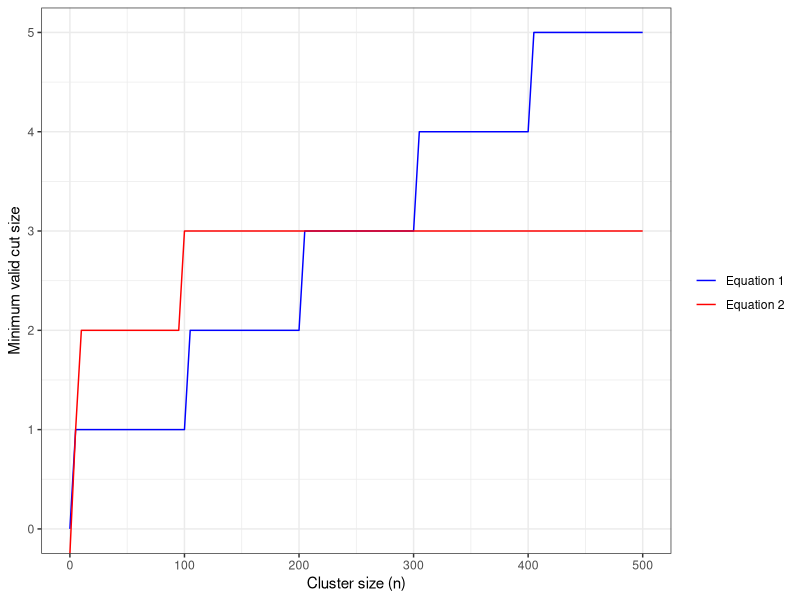
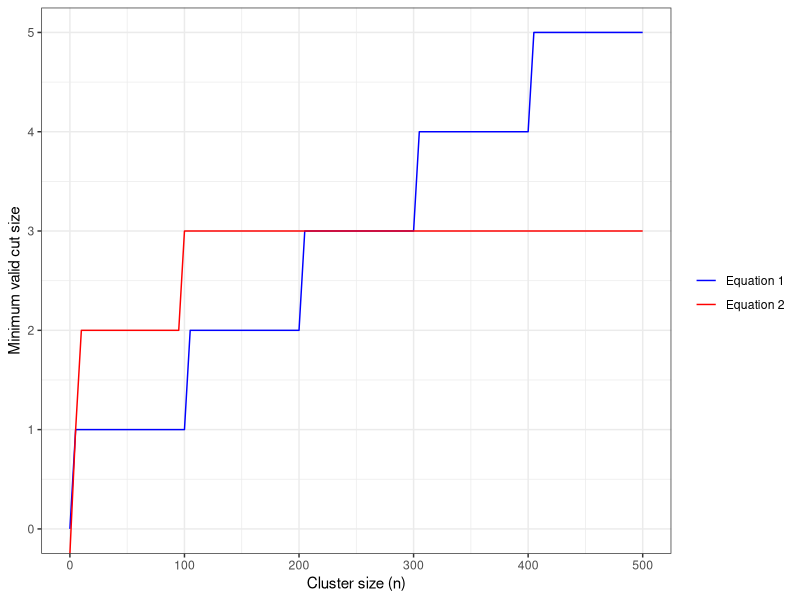

Here is the R script that generated these plots, in order:
library(ggplot2)

#p <- ggplot() + geom_function(fun = function(x) ceiling(0.01*(x-1)), linewidth=1.2,colour = "red") + 
#  geom_function(fun = function(x) floor(1 + log10(x)), linewidth=1.2,colour = "blue") +
#  theme_bw()  + xlim(0,500)  + scale_y_continuous(breaks=c(seq(0,500,by=50))) +
#  xlab("cluster_size") + ylab("min_valid_cut") + theme(text = element_text(size = 20))


#pdf('tandys_figure_3.pdf')
#print(p)
#dev.off()

ggplot() + xlim(0,500) + ylim(0,5) +# scale_y_continuous(breaks=c(seq(0,500,by=50))) +
  geom_function(aes(colour = "Equation 1"), fun = function(x) ceiling(0.01*(x-1))) + 
  geom_function(aes(colour = "Equation 2"), fun = function(x) floor(1 + log10(x))) +
  theme_bw()+
  theme(legend.position = "right")+
  scale_colour_manual(values = c("blue", "red"))+
  xlab("Cluster size (n)") + ylab("Minimum valid cut size")+
  guides(colour=guide_legend(title=""))
  #annotate(geom="text",label=expression("f(x)"), x = 0.13, y = 4, parse = TRUE, color="red")

ggsave("well_connected_definition.pdf",width=4.5,height=3)